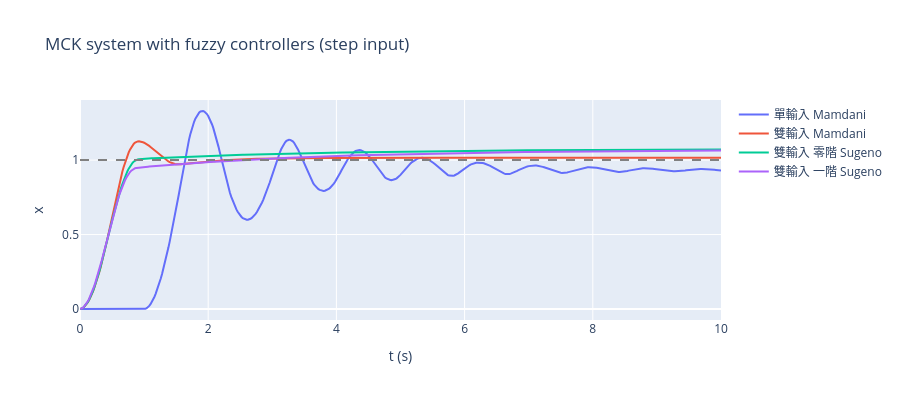

The notebook cell this image was saved under:
### Code cell
fig = go.Figure()
results = {}
for name, (f, two, ts_) in FIS.items():
    fis = readfis(f)
    t, x, u = mck(fis, two, t_step=ts_)
    xss = steady_state(fis, two)
    results[name] = (t, x, u, xss)
    print(f"{name}：峰值 {x.max():.3f}，穩態 {xss:.4f}")
    fig.add_scatter(x=ds(t), y=ds(x), mode="lines", name=name.split("（")[0])
fig.add_hline(y=1, line_dash="dash", line_color="gray")
fig.update_layout(title="MCK system with fuzzy controllers (step input)", xaxis_title="t (s)", yaxis_title="x", height=400)
fig.show()

### Figure 1 — Plotly figure (JSON) as saved in the notebook; plotly's stock layout.template omitted (floating-point values rounded to 4 significant figures; data arrays with more than 128 entries replaced by an {"elided": "..."} marker saying what was removed)
{"data": [{"mode": "lines", "name": "單輸入 Mamdani", "type": "scatter", "x": {"elided": "501 float values"}, "y": {"elided": "501 float values"}}, {"mode": "lines", "name": "雙輸入 Mamdani", "type": "scatter", "x": {"elided": "501 float values"}, "y": {"elided": "501 float values"}}, {"mode": "lines", "name": "雙輸入 零階 Sugeno", "type": "scatter", "x": {"elided": "501 float values"}, "y": {"elided": "501 float values"}}, {"mode": "lines", "name": "雙輸入 一階 Sugeno", "type": "scatter", "x": {"elided": "501 float values"}, "y": {"elided": "501 float values"}}], "layout": {"height": 400, "shapes": [{"line": {"color": "gray", "dash": "dash"}, "type": "line", "x0": 0, "x1": 1, "xref": "x domain", "y0": 1, "y1": 1, "yref": "y"}], "title": {"text": "MCK system with fuzzy controllers (step input)"}, "xaxis": {"title": {"text": "t (s)"}}, "yaxis": {"title": {"text": "x"}}}}
